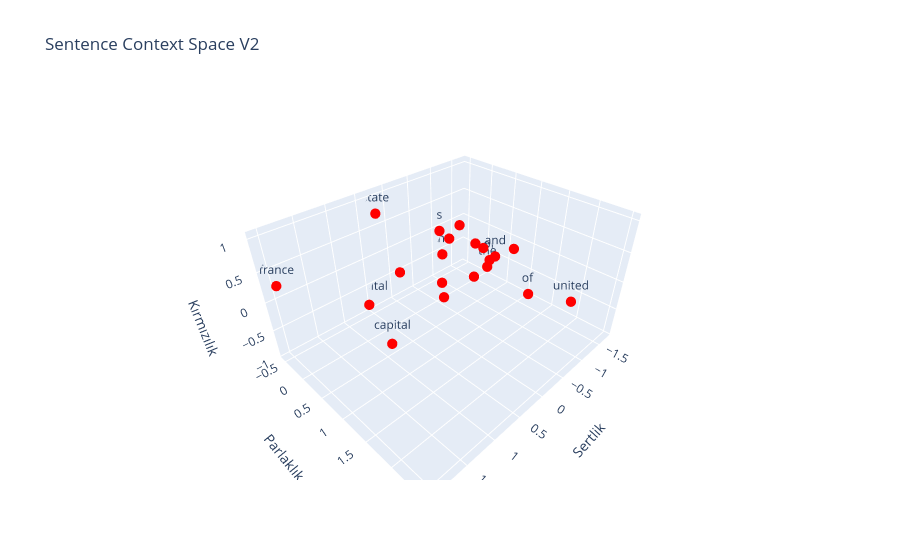

The notebook cell saved with this chart:
### Code cell
sentences_with_pos = [
  {
    "words": meanings_in_sentence[0].detach().numpy(),
    "labels": tokenizer.tokenizer(sentence),
    "color": "red",
  },
]
plot_dots(sentences_with_pos, "Sentence Context Space V2")

### Figure 1 — Plotly figure (JSON) as saved in the notebook; plotly's stock layout.template omitted (floating-point values rounded to 4 significant figures)
{"data": [{"hoverinfo": "text", "marker": {"color": "red", "size": 6}, "mode": "markers+text", "text": ["the", " ", "capital", " ", "of", " ", "united", " ", "state", "s", " ", "and", " ", "the", " ", "capital", " ", "of", " ", "france"], "type": "scatter3d", "x": [-1.526, 0.09663, 0.8091, -0.6037, -1.469, -1.704, -0.5017, -0.08785, 0.2924, 0.3323, -1.289, -1.111, -1.281, -1.105, 0.2458, 0.5501, -1.033, -1.674, -1.496, 2.029], "y": [0.2498, 0.7928, 0.3709, 0.7532, 1.225, 0.6754, 2.512, 0.5627, -0.4641, 0.9633, 0.3381, 0.7463, 0.1602, -0.4827, -0.03219, -0.5385, -0.2314, 0.1749, -0.4294, -0.3954], "z": [-0.654, -0.2197, -0.9598, -0.1997, -0.7373, -0.1797, 0.2884, -0.1597, 0.7795, 1.039, -0.1298, -0.04807, -0.11, -0.5243, -0.09012, -0.8303, -0.07035, -0.6081, -0.05064, 0.3466]}], "layout": {"scene": {"xaxis": {"title": {"text": "Sertlik"}}, "yaxis": {"title": {"text": "Parlaklık"}}, "zaxis": {"title": {"text": "Kırmızılık"}}}, "title": {"text": "Sentence Context Space V2"}}}
